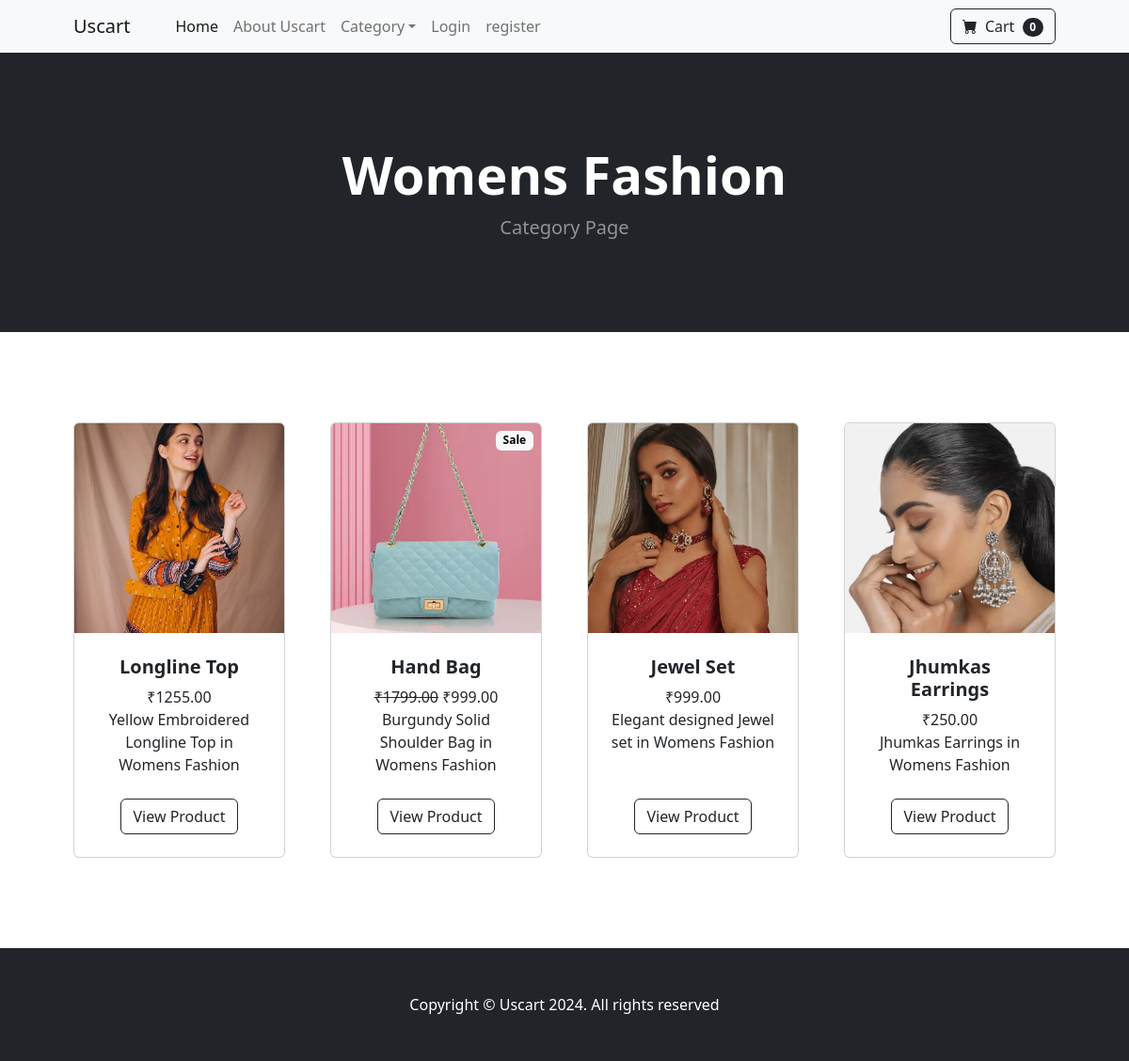
The page /category/Womens Fashion on the database its author committed.
### store/models.py (models this page shows, shortened)
class Category(models.Model):
    name=models.CharField(max_length=50)
    def __str__(self):
        return self.name
    class Meta:
        verbose_name_plural='categories'

class Product(models.Model):
    name = models.CharField(max_length=100)
    price = models.DecimalField(default=0, decimal_places=2, max_digits=6)
    category = models.ForeignKey(Category, on_delete=models.CASCADE, default=1)
    description = models.CharField(max_length=250, default='', blank=True, null=True)
    image = models.ImageField(upload_to='uploads/product/')
    is_sale = models.BooleanField(default=False)
    sale_price = models.DecimalField(default=0, decimal_places=2, max_digits=6)

### store/views.py (the view)
# urls.py: path('category/<str:foo>',views.category,name='category'),
def category(request, foo):
    foo = foo.replace(' ', ' ')
    try:
        category = Category.objects.get(name=foo)
        products = Product.objects.filter(category=category)
        return render(request, 'category.html', {'products': products, 'category': category})
    except:
        messages.success(request, ("That Category Doesn't Exist..."))
        return redirect('home')

### cart/cart.py (called while the page is built)
    def __len__(self):
        return len(self.cart)

### cart/context_processor.py (called while the page is built)
def cart(request):
    return {'cart': Cart(request)}

### templates/category.html
{% extends 'base.html' %}
{% block content %}
        <header class="bg-dark py-5">
            <div class="container px-4 px-lg-5 my-5">
                <div class="text-center text-white">
                    <h1 class="display-4 fw-bolder">{{ category }}</h1>
                    <p class="lead fw-normal text-white-50 mb-0">Category Page</p>
                </div>
            </div>
        </header>
        <section class="py-5">
            <div class="container px-4 px-lg-5 mt-5">
                <div class="row gx-4 gx-lg-5 row-cols-2 row-cols-md-3 row-cols-xl-4 justify-content-center">
                    {% for product in products %}
                        {% if product.is_sale %}
                        <div class="col mb-5">
                        <div class="card h-100">
                            <div class="badge bg-light text-black position-absolute" style="top:0.5rem; right: 0.5rem">Sale</div>
                            <img class="card-img-top" src="{{ product.image.url }}" alt="..." />
                            <div class="card-body p-4">
                                <div class="text-center">
                                    <h5 class="fw-bolder">{{ product.name }}</h5>
                                    <strike>₹{{ product.price }}</strike>
                                    ₹{{ product.sale_price }}
                                    <br/>
                                    {{ product.description }} in {{ product.category }}
                                </div>
                            </div>
                            <div class="card-footer p-4 pt-0 border-top-0 bg-transparent">
                                <div class="text-center"><a class="btn btn-outline-dark mt-auto" href="{% url 'product' product.id %}">View Product</a></div>
                            </div>
                        </div>
                    </div>
                        {% else %}
                    <div class="col mb-5">
                        <div class="card h-100">
                            <img class="card-img-top" src="{{ product.image.url }}" alt="..." />
                            <div class="card-body p-4">
                                <div class="text-center">
                                    <h5 class="fw-bolder">{{ product.name }}</h5>
                                    ₹{{ product.price }}
                                    <br/>
                                    {{ product.description }} in {{ product.category }}
                                </div>
                            </div>
                            <div class="card-footer p-4 pt-0 border-top-0 bg-transparent">
                                <div class="text-center"><a class="btn btn-outline-dark mt-auto" href="{% url 'product' product.id %}">View Product</a></div>
                            </div>
                        </div>
                    </div>
                        {% endif %}
                    {% endfor %}
                </div>
            </div>
        </section>
{% endblock %}

### rows shown on the page
Category: name "Womens Fashion"
Product: image (picture), name "Longline Top", price "1255.00", description "Yellow Embroidered Longline Top", category "Womens Fashion"
Product: image (picture), name "Hand Bag", price "1799.00", sale_price "999.00", description "Burgundy Solid Shoulder Bag", category "Womens Fashion"
Product: image (picture), name "Jewel Set", price "999.00", description "Elegant designed Jewel set", category "Womens Fashion"
Product: image (picture), name "Jhumkas Earrings", price "250.00", description "Jhumkas Earrings", category "Womens Fashion"

### other values the page prints
{{ cart|length }} "0"
